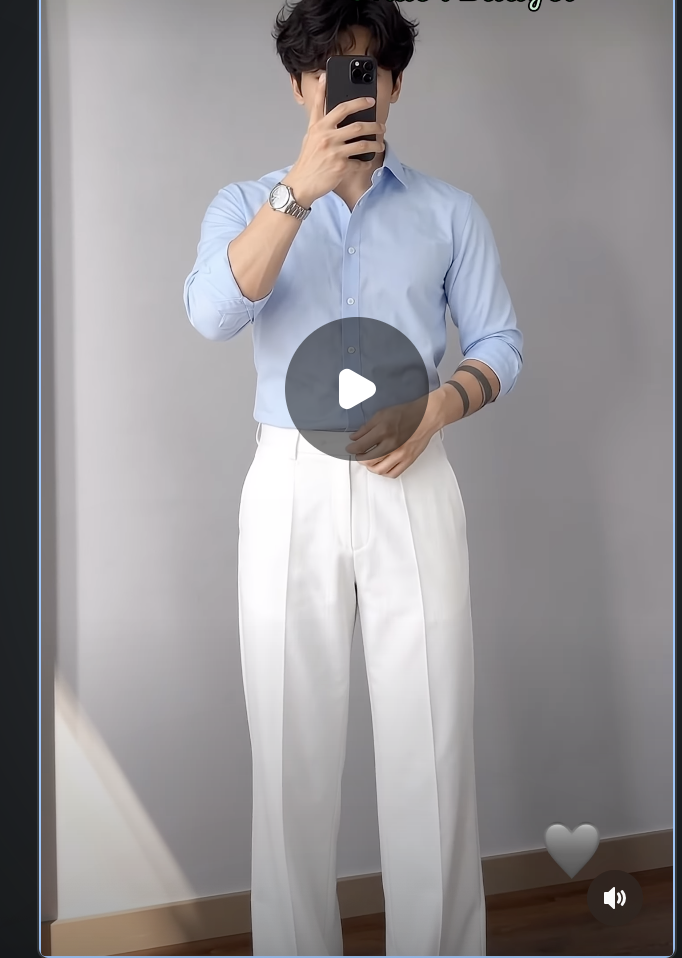
#> input picture test.png, 682 x 958 px
$ python Day6.py
#> lines starting #> are read from the running program, lines starting #| are printed output that depends on the picture; after the words box and inside, x2 and y2 are one past the last pixel; in counts of white or black regions, pixels touching at a corner belong together


from pathlib import Path

import cv2


def main() -> None:
    image_path = Path(__file__).parent / "test.png"
    output_path = Path(__file__).parent / "day6_contours.jpg"

    image = cv2.imread(str(image_path))
#> image is the input picture: shape (958, 682, 3); mean B, G, R 149.2, 146.6, 149.2
    if image is None:
        raise FileNotFoundError(f"Could not load image: {image_path}")

    # Convert to grayscale and reduce small image noise before edge detection.
    grayscale = cv2.cvtColor(image, cv2.COLOR_BGR2GRAY)
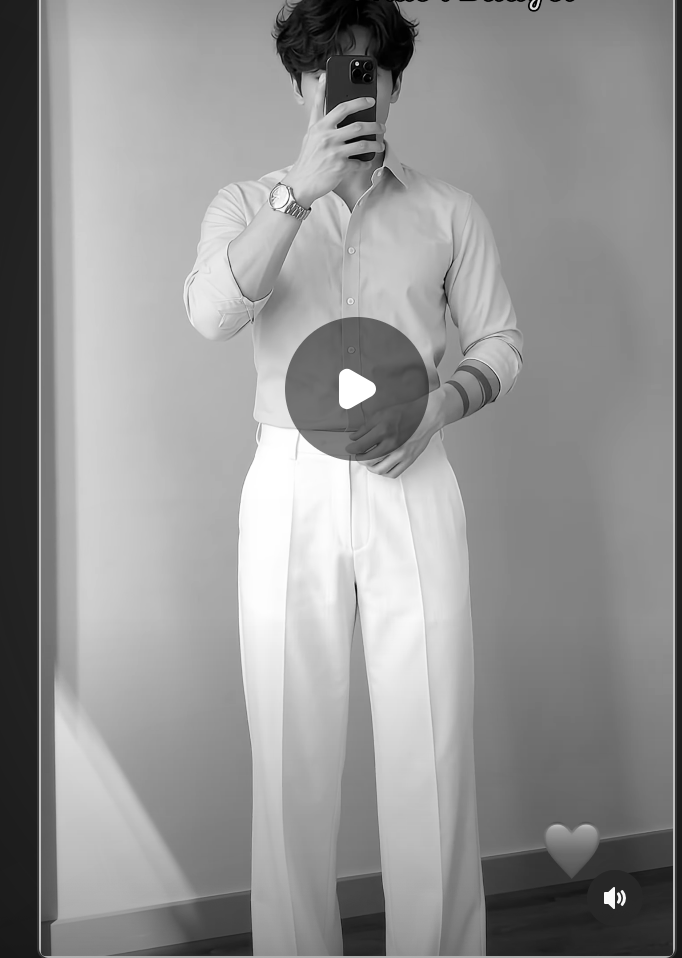
#> grayscale: shape (958, 682); min 0, max 255, mean 147.7
    blurred = cv2.GaussianBlur(grayscale, (5, 5), 0)

    # Canny highlights strong changes in brightness, which usually correspond
    # to the boundaries of objects.
    edges = cv2.Canny(blurred, 50, 150)
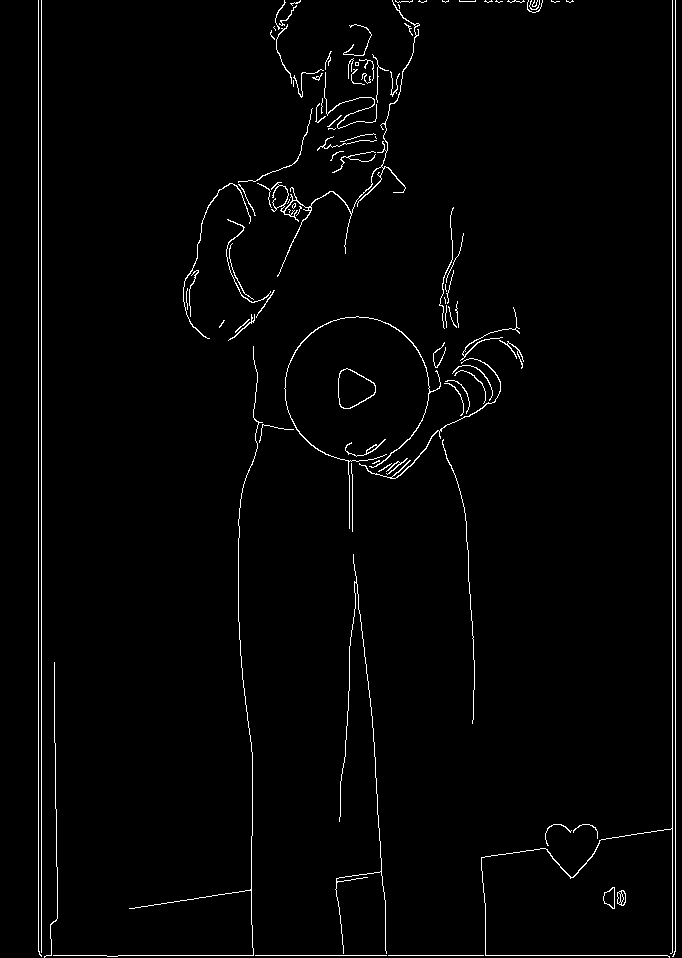
#> edges: shape (958, 682); 2% white in thin lines or dots

    contours, _ = cv2.findContours(
        edges,
        cv2.RETR_EXTERNAL,
        cv2.CHAIN_APPROX_SIMPLE,
    )
#> contours = 97 contours, 80 with area under 20; largest, box (x1, y1, x2, y2) and area: (338, 368, 376, 409) 1054, (271, 0, 420, 277) 230, (603, 887, 615, 909) 162, (284, 316, 441, 529) 143, (359, 358, 501, 479) 102

    result = image.copy()
    cv2.drawContours(result, contours, -1, (0, 255, 0), 2)
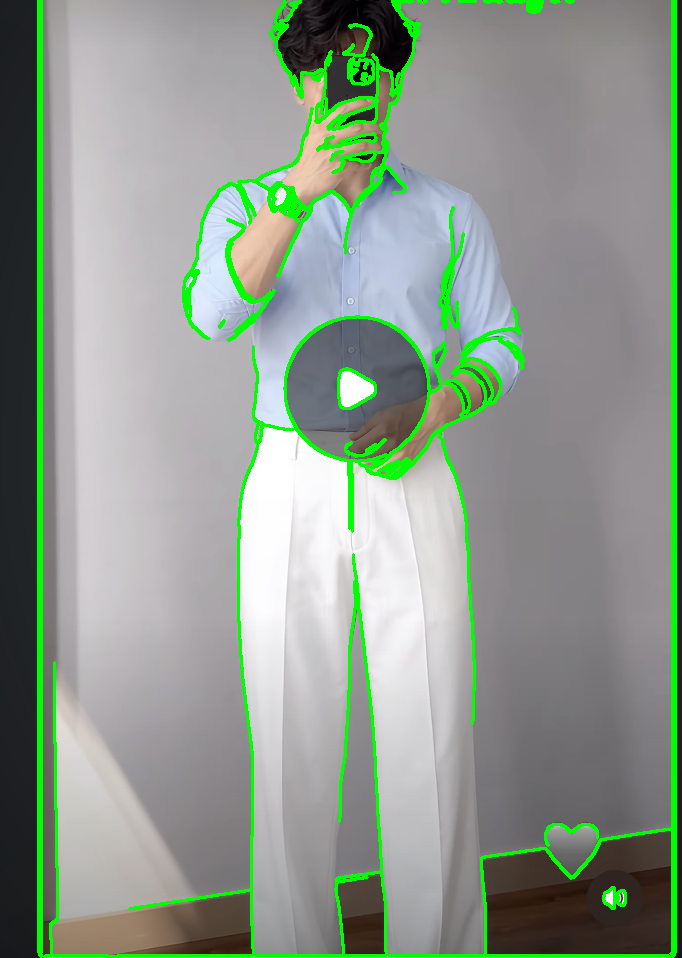
#> result: shape (958, 682, 3); 6.05% of pixels changed, all inside (x1, y1, x2, y2) = (37, 0, 677, 958)

    if not cv2.imwrite(str(output_path), result):
        raise OSError(f"Could not save result: {output_path}")

    print(f"Detected contours: {len(contours)}")
#| Detected contours: 97
    print(f"Saved result to: {output_path}")

    cv2.imshow("Original Image", image)
    cv2.imshow("Canny Edges", edges)
    cv2.imshow("Detected Contours", result)

    print("Press any key in an image window to exit.")
    cv2.waitKey(0)
    cv2.destroyAllWindows()


if __name__ == "__main__":
    main()

$ run again, with muneeb.png copied over test.png
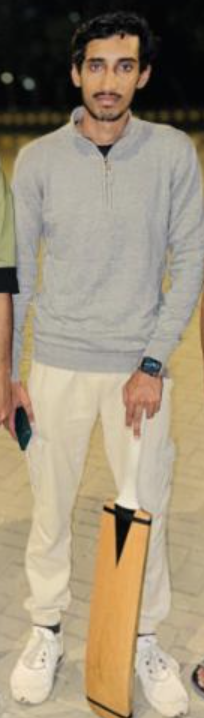
#> input picture muneeb.png, 204 x 718 px
#> in main, image is the input picture: shape (718, 204, 3); mean B, G, R 121.5, 143.7, 157.3
#> in main, `edges = cv2.Canny(blurred, 50, 150)`:
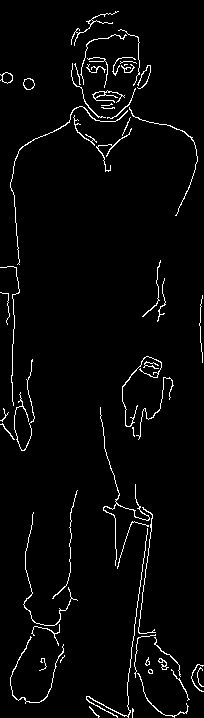
#> edges: shape (718, 204); 3.1% white in thin lines or dots
#> contours = 56 contours, 40 with area under 20; largest, box (x1, y1, x2, y2) and area: (23, 78, 35, 90) 96, (0, 72, 13, 84) 90, (92, 90, 125, 103) 62, (10, 106, 128, 265) 48, (10, 636, 64, 704) 40
#> in main, `cv2.drawContours(result, contours, -1, (0, 255, 0), 2)`:
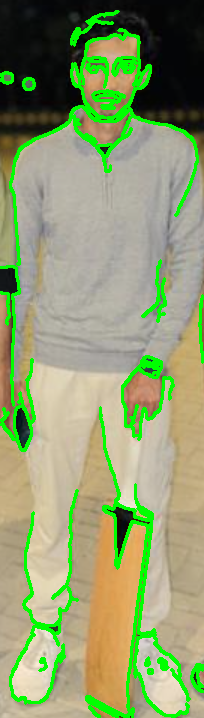
#> result: shape (718, 204, 3); 9.97% of pixels changed, all inside (x1, y1, x2, y2) = (0, 10, 204, 718)
#| Detected contours: 56

$ run again, with day1_comparison.jpg saved as test.png
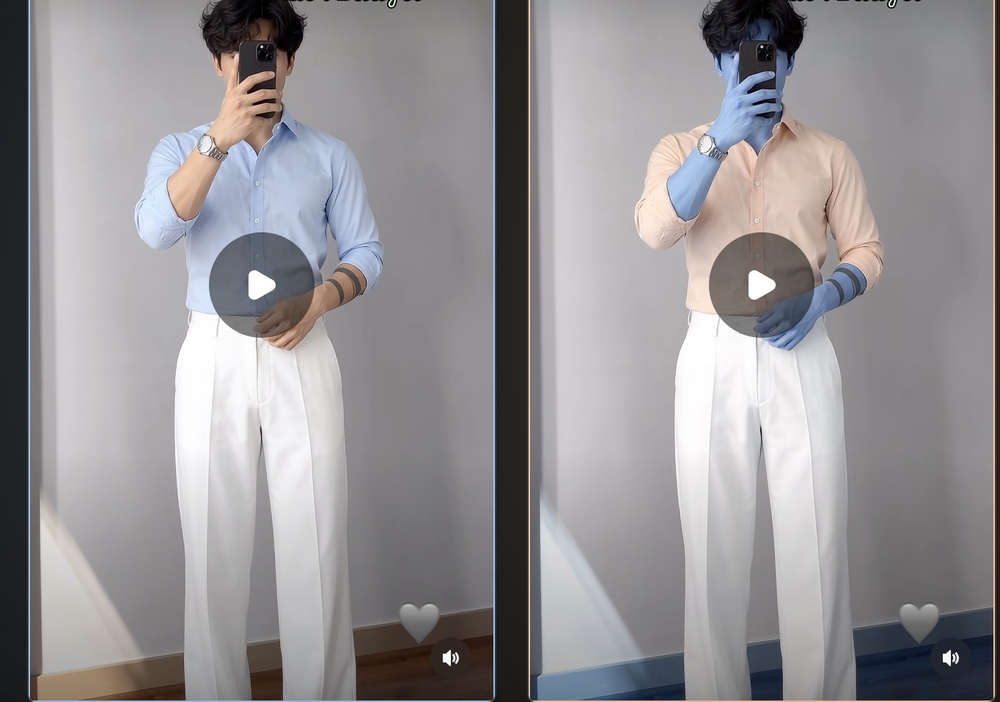
#> input picture day1_comparison.jpg, 1000 x 702 px, shrunk from 1364 x 958 before the run
#> in main, image is the input picture: shape (702, 1000, 3); mean B, G, R 149.3, 146.6, 149.1
#> in main, `edges = cv2.Canny(blurred, 50, 150)`:
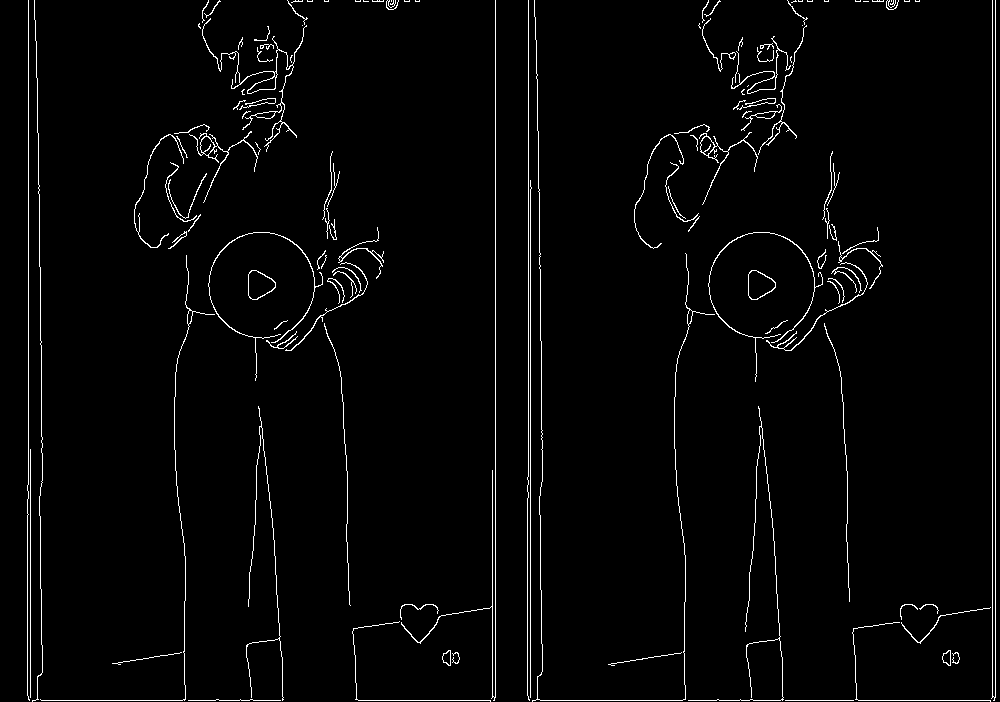
#> edges: shape (702, 1000); 2.5% white in thin lines or dots
#> contours = 126 contours, 98 with area under 20; largest, box (x1, y1, x2, y2) and area: (748, 270, 776, 300) 567, (248, 270, 276, 300) 566, (202, 18, 307, 152) 450, (731, 36, 791, 94) 262, (189, 131, 258, 203) 258
#> in main, `cv2.drawContours(result, contours, -1, (0, 255, 0), 2)`:
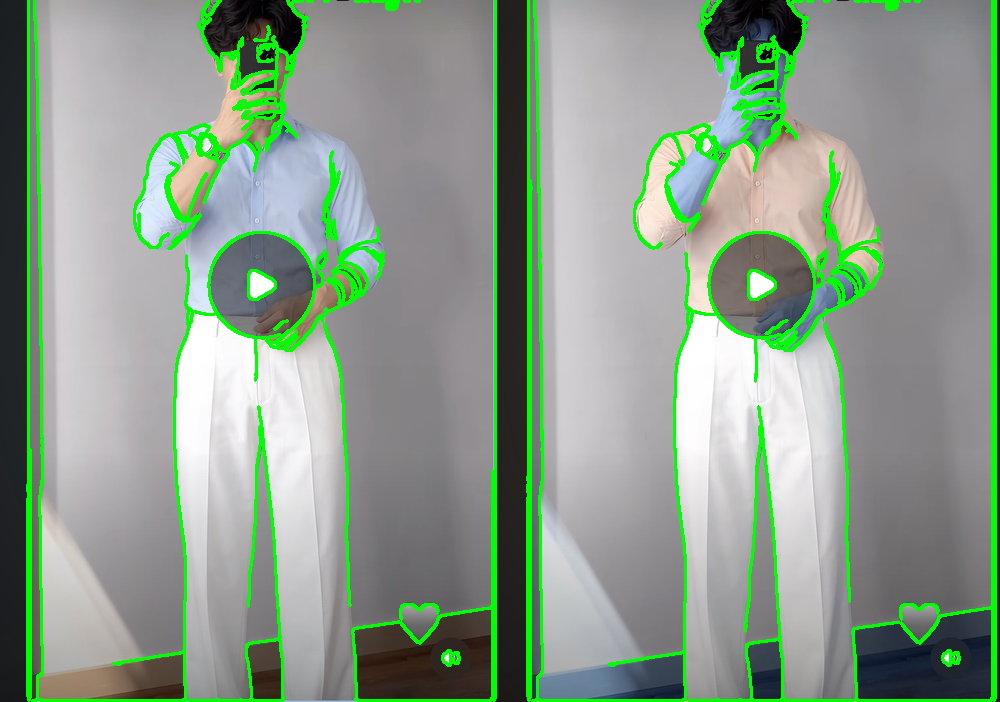
#> result: shape (702, 1000, 3); 7.68% of pixels changed, all inside (x1, y1, x2, y2) = (26, 0, 997, 702)
#| Detected contours: 126
